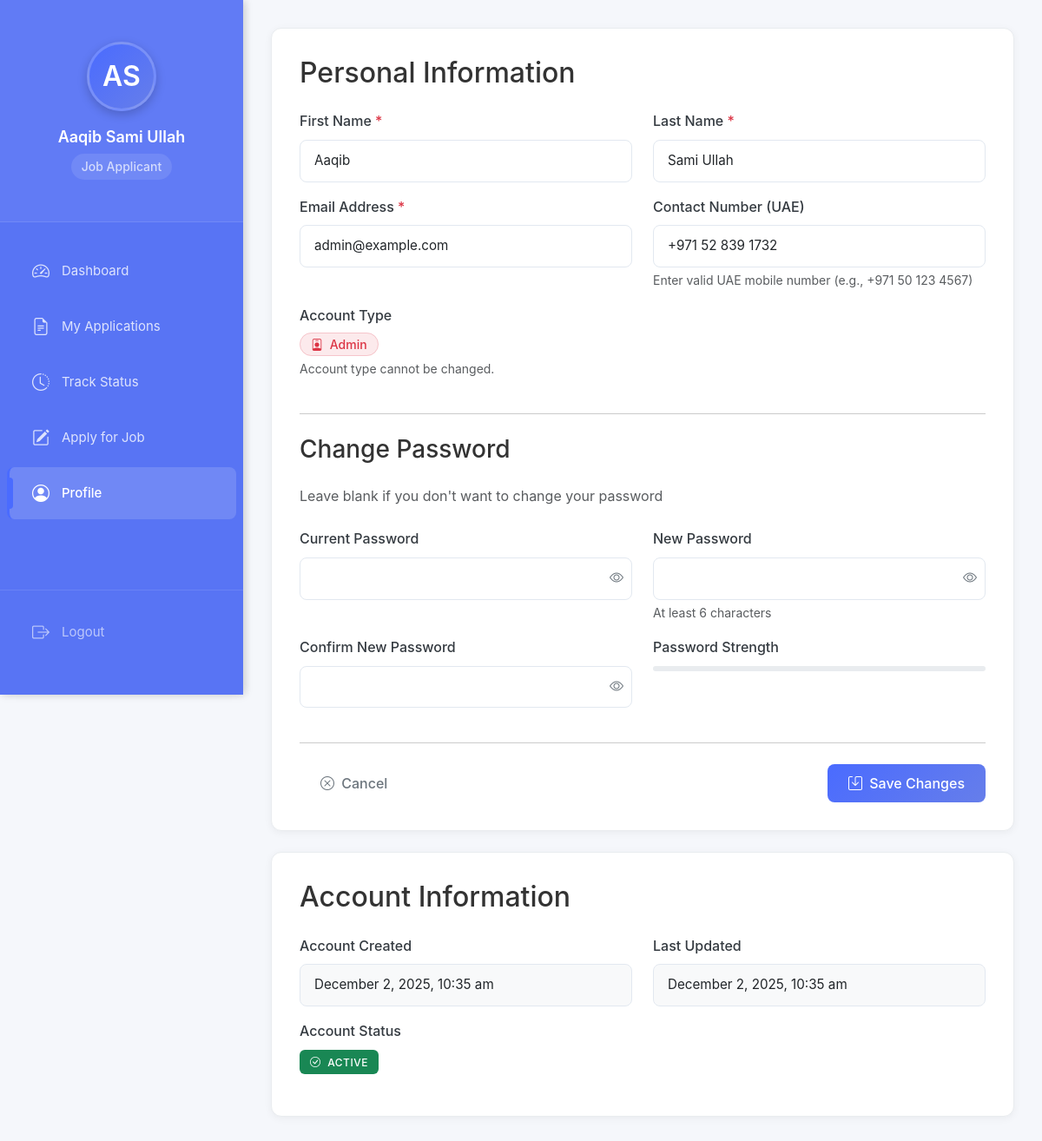
/employee/edit_profile.php (signed in), run on the app's committed database.
### tables this page shows
CREATE TABLE `employees` (
  `id` int(11) NOT NULL,
  `first_name` varchar(50) NOT NULL,
  `last_name` varchar(50) NOT NULL,
  `email` varchar(100) NOT NULL,
  `password` varchar(255) NOT NULL,
  `contact_number` varchar(20) DEFAULT NULL,
  `role` enum('employee','admin') DEFAULT 'employee',
  `created_at` timestamp NOT NULL DEFAULT current_timestamp(),
  `reset_token` varchar(255) DEFAULT NULL,
  `reset_token_expires` datetime DEFAULT NULL
);

### config/database.php (called while the page is built, shortened)
<?php
class Database {
    private $host = "localhost";
    private $username = "root";
    private $password = "";
    private $dbname = "career";
    public function __construct() {
        try {
            $this->conn = new PDO(
                "mysql:host={$this->host};dbname={$this->dbname}",
                $this->username,
                $this->password
            );
        } catch(PDOException $e) {
            die("Connection failed: " . $e->getMessage());
        }
    }
}
$db = new Database();
?>

### employee/edit_profile.php (the view, shortened to what this page needs)
<?php
require_once '../config/database.php';
$user_id = $_SESSION['user_id'];
try {
    $stmt = $db->conn->prepare("SELECT * FROM employees WHERE id = ?");
    $stmt->execute([$user_id]);
    $user = $stmt->fetch(PDO::FETCH_ASSOC);
} catch (Exception $e) {
    die("Database error: " . $e->getMessage());
}
?>
<!DOCTYPE html>
<html lang="en">
<head>
    <link href="https://cdn.jsdelivr.net/npm/bootstrap@5.3.0/dist/css/bootstrap.min.css" rel="stylesheet">
    <link rel="stylesheet" href="https://cdn.jsdelivr.net/npm/bootstrap-icons@1.10.0/font/bootstrap-icons.css">
    <link rel="stylesheet" href="../assets/css/style.css">
</head>
<body>
    <div class="dashboard-container">
        <div class="sidebar d-none d-md-block">
            <?php include 'sidebar.php'; ?>
        </div>
        <div class="main-content">
            <div class="profile-card">
                <h2 class="mb-4">Personal Information</h2>
                <form method="POST" action="" id="profileForm" novalidate>
                    <div class="row">
                        <div class="col-md-6 mb-3">
                            <label for="first_name" class="form-label">First Name <span class="text-danger">*</span></label>
                            <input type="text"
                                   class="form-control <?php echo isset($errors['first_name']) ? 'is-invalid' : ''; ?>"
                                   id="first_name"
                                   name="first_name"
                                   value="<?php echo htmlspecialchars($user['first_name'] ?? ''); ?>"
                                   required>
                        </div>
                        <div class="col-md-6 mb-3">
                            <label for="last_name" class="form-label">Last Name <span class="text-danger">*</span></label>
                            <input type="text"
                                   class="form-control <?php echo isset($errors['last_name']) ? 'is-invalid' : ''; ?>"
                                   id="last_name"
                                   name="last_name"
                                   value="<?php echo htmlspecialchars($user['last_name'] ?? ''); ?>"
                                   required>
                        </div>
                        <div class="col-md-6 mb-3">
                            <label for="email" class="form-label">Email Address <span class="text-danger">*</span></label>
                            <input type="email"
                                   class="form-control <?php echo isset($errors['email']) ? 'is-invalid' : ''; ?>"
                                   id="email"
                                   name="email"
                                   value="<?php echo htmlspecialchars($user['email'] ?? ''); ?>"
                                   required>
                        </div>
                        <div class="col-md-6 mb-3">
    <label for="contact_number" class="form-label">Contact Number (UAE)</label>
    <input type="tel"
           class="form-control <?php echo isset($errors['contact_number']) ? 'is-invalid' : ''; ?>"
           id="contact_number"
           name="contact_number"
           value="<?php echo htmlspecialchars($user['contact_number'] ?? ''); ?>"
           pattern="^(\+971\s?(50|52|54|55|56|58)\s?\d{3}\s?\d{4}|0(50|52|54|55|56|58)\d{7})$"
           placeholder="971 50 123 4567"
           required>
    <div class="form-text">Enter valid UAE mobile number (e.g., +971 50 123 4567)</div>
</div>
                        <div class="col-12 mb-3">
                            <label class="form-label">Account Type</label>
                            <div>
                                <span class="role-badge role-<?php echo strtolower($user['role'] ?? 'employee'); ?>">
                                    <i class="bi bi-person-badge me-1"></i>
                                    <?php echo ucfirst($user['role'] ?? 'Employee'); ?>
                                </span>
                            </div>
                            <div class="form-text">Account type cannot be changed.</div>
                        </div>
                    </div>
                    <hr class="my-4">
                    <h3 class="mb-4">Change Password</h3>
                    <p class="text-muted mb-4">Leave blank if you don't want to change your password</p>
                    <div class="row">
                        <div class="col-md-6 mb-3">
                            <label for="current_password" class="form-label">Current Password</label>
                            <div class="password-input-group">
                                <input type="password"
                                       class="form-control <?php echo isset($errors['current_password']) ? 'is-invalid' : ''; ?>"
                                       id="current_password"
                                       name="current_password">
                                <button type="button" class="password-toggle" data-target="current_password">
                                    <i class="bi bi-eye"></i>
                                </button>
                            </div>
                        </div>
                        <div class="col-md-6 mb-3">
                            <label for="new_password" class="form-label">New Password</label>
                            <div class="password-input-group">
                                <input type="password"
                                       class="form-control <?php echo isset($errors['new_password']) ? 'is-invalid' : ''; ?>"
                                       id="new_password"
                                       name="new_password">
                                <button type="button" class="password-toggle" data-target="new_password">
                                    <i class="bi bi-eye"></i>
                                </button>
                            </div>
                            <div class="form-text">At least 6 characters</div>
                        </div>
                        <div class="col-md-6 mb-3">
                            <label for="confirm_password" class="form-label">Confirm New Password</label>
                            <div class="password-input-group">
                                <input type="password"
                                       class="form-control <?php echo isset($errors['confirm_password']) ? 'is-invalid' : ''; ?>"
                                       id="confirm_password"
                                       name="confirm_password">
                                <button type="button" class="password-toggle" data-target="confirm_password">
                                    <i class="bi bi-eye"></i>
                                </button>
                            </div>
                        </div>
                        <div class="col-md-6 mb-3">
                            <label class="form-label">Password Strength</label>
                            <div class="progress mb-2" style="height: 6px;">
                            </div>
                        </div>
                    </div>
                    <hr class="my-4">
                    <div class="d-flex justify-content-between">
                        <a href="dashboard.php" class="btn btn-outline-secondary">
                            <i class="bi bi-x-circle me-1"></i> Cancel
                        </a>
                        <button type="submit" class="btn btn-primary">
                            <i class="bi bi-save me-1"></i> Save Changes
                        </button>
                    </div>
                </form>
            </div>
            <div class="profile-card">
                <h2 class="mb-4">Account Information</h2>
                <div class="row">
                    <div class="col-md-6 mb-3">
                        <label class="form-label">Account Created</label>
                        <div class="form-control bg-light">
                            <?php echo date('F j, Y, g:i a', strtotime($user['created_at'] ?? 'now')); ?>
                        </div>
                    </div>
                    <div class="col-md-6 mb-3">
                        <label class="form-label">Last Updated</label>
                        <div class="form-control bg-light">
                            <?php echo date('F j, Y, g:i a', strtotime($user['updated_at'] ?? $user['created_at'] ?? 'now')); ?>
                        </div>
                    </div>
                    <div class="col-md-6 mb-3">
                        <label class="form-label">Account Status</label>
                        <div>
                            <span class="badge bg-success">
                                <i class="bi bi-check-circle me-1"></i> Active
                            </span>
                        </div>
                    </div>
                </div>
            </div>
        </div>
    </div>
</body>
</html>

### assets/css/style.css (style rules this page uses)
:root { --primary-color: #4a6bff; --primary-dark: #3a5bff; --secondary-color: #6c757d; --success-color: #28a745; --info-color: #17a2b8; --warning-color: #ffc107; --danger-color: #dc3545; --light-color: #f8f9fa; --dark-color: #343a40; --sidebar-width: 250px; --sidebar-collapsed: 70px; --transition: all 0.3s ease; }
* { margin: 0; padding: 0; box-sizing: border-box; }
body { font-family: 'Inter', -apple-system, BlinkMacSystemFont, 'Segoe UI', Roboto, Oxygen, Ubuntu, sans-serif; background-color: #f5f7fb; color: #333; line-height: 1.6; }
.dashboard-container { display: flex; min-height: calc(100vh - 76px); }
.sidebar { width: var(--sidebar-width); background: white; box-shadow: 0 0 30px rgba(0, 0, 0, 0.05); transition: var(--transition); position: sticky; top: 76px; height: calc(100vh - 76px); overflow-y: auto; z-index: 100; }
.main-content { flex: 1; padding: 2rem; overflow-x: hidden; }
.badge { padding: 0.5rem 0.75rem; font-weight: 500; font-size: 0.75rem; border-radius: 6px; text-transform: uppercase; letter-spacing: 0.5px; }
.btn { border-radius: 8px; padding: 0.625rem 1.5rem; font-weight: 500; transition: var(--transition); border: none; }
.btn-primary { background: linear-gradient(135deg, var(--primary-color), #667eea); border: none; }
.form-control, .form-select { border: 1px solid #e2e8f0; border-radius: 8px; padding: 0.75rem 1rem; font-size: 0.95rem; transition: var(--transition); }
.form-label { font-weight: 500; color: var(--dark-color); margin-bottom: 0.5rem; }
.progress { height: 8px; border-radius: 4px; background: #e9ecef; overflow: hidden; }

### employee/edit_profile.php (style rules this page uses)
.profile-card { background: white; border-radius: 12px; padding: 2rem; margin-bottom: 1.5rem; box-shadow: 0 2px 10px rgba(0, 0, 0, 0.05); border: 1px solid #e9ecef; }
.password-toggle { position: absolute; right: 10px; top: 50%; transform: translateY(-50%); background: none; border: none; color: #6c757d; cursor: pointer; z-index: 5; }
.password-input-group { position: relative; }
.role-badge { padding: 0.25rem 0.75rem; border-radius: 20px; font-size: 0.875rem; font-weight: 500; }
.role-admin { background: rgba(220, 53, 69, 0.1); color: #dc3545; border: 1px solid rgba(220, 53, 69, 0.2); }

### employee/sidebar.php (style rules this page uses)
.sidebar { width: 280px; height: 100vh; background: rgb(88 116 244) !important; color: white; position: fixed; left: 0; top: 0; z-index: 1000; display: flex; flex-direction: column; overflow: hidden; box-shadow: 2px 0 10px rgba(0, 0, 0, 0.1); }
@media (min-width: 769px) { .main-content { margin-left: 280px; width: calc(100% - 280px); } }

### data on the page
employees: first_name "Aaqib", last_name "Sami Ullah", email "admin@example.com", contact_number "+971 52 839 1732", role "Admin", created_at "December 2, 2025, 10:35 am"

### other printed values
$initials "AS"
$_SESSION['first_name'] "Aaqib"
$_SESSION['last_name'] "Sami Ullah"
